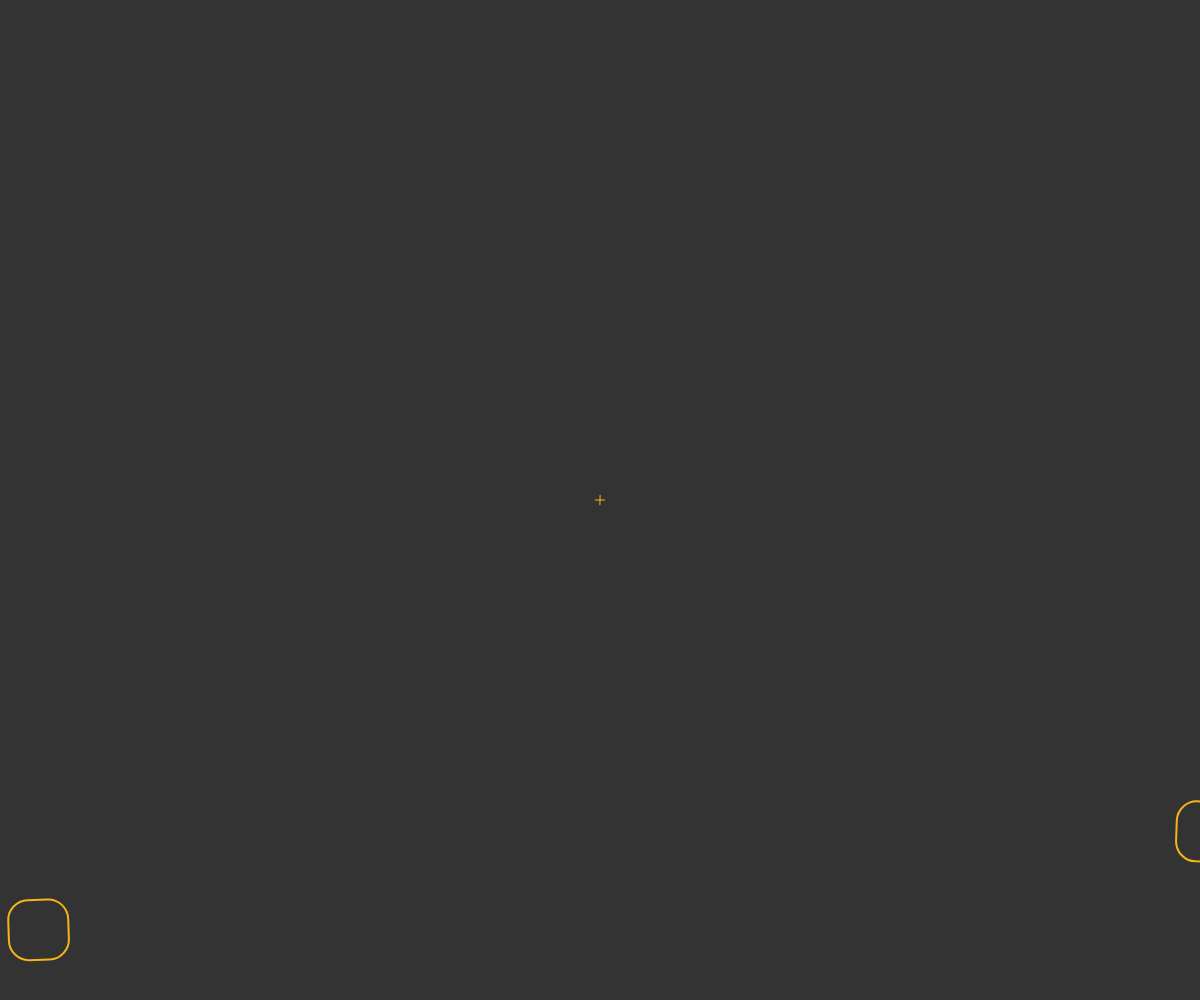
Frame 1 (no input)
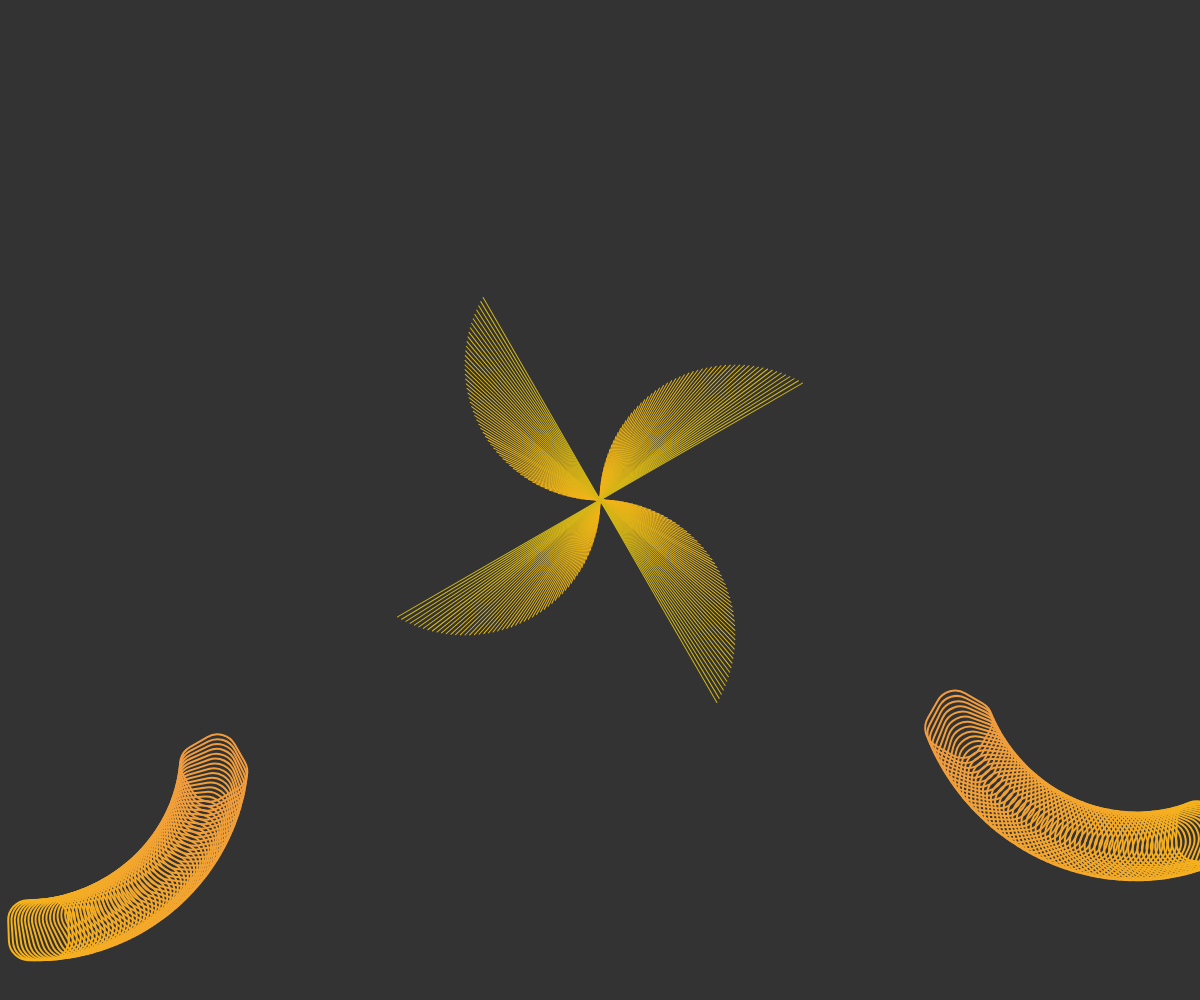
Frame 60 (no input)
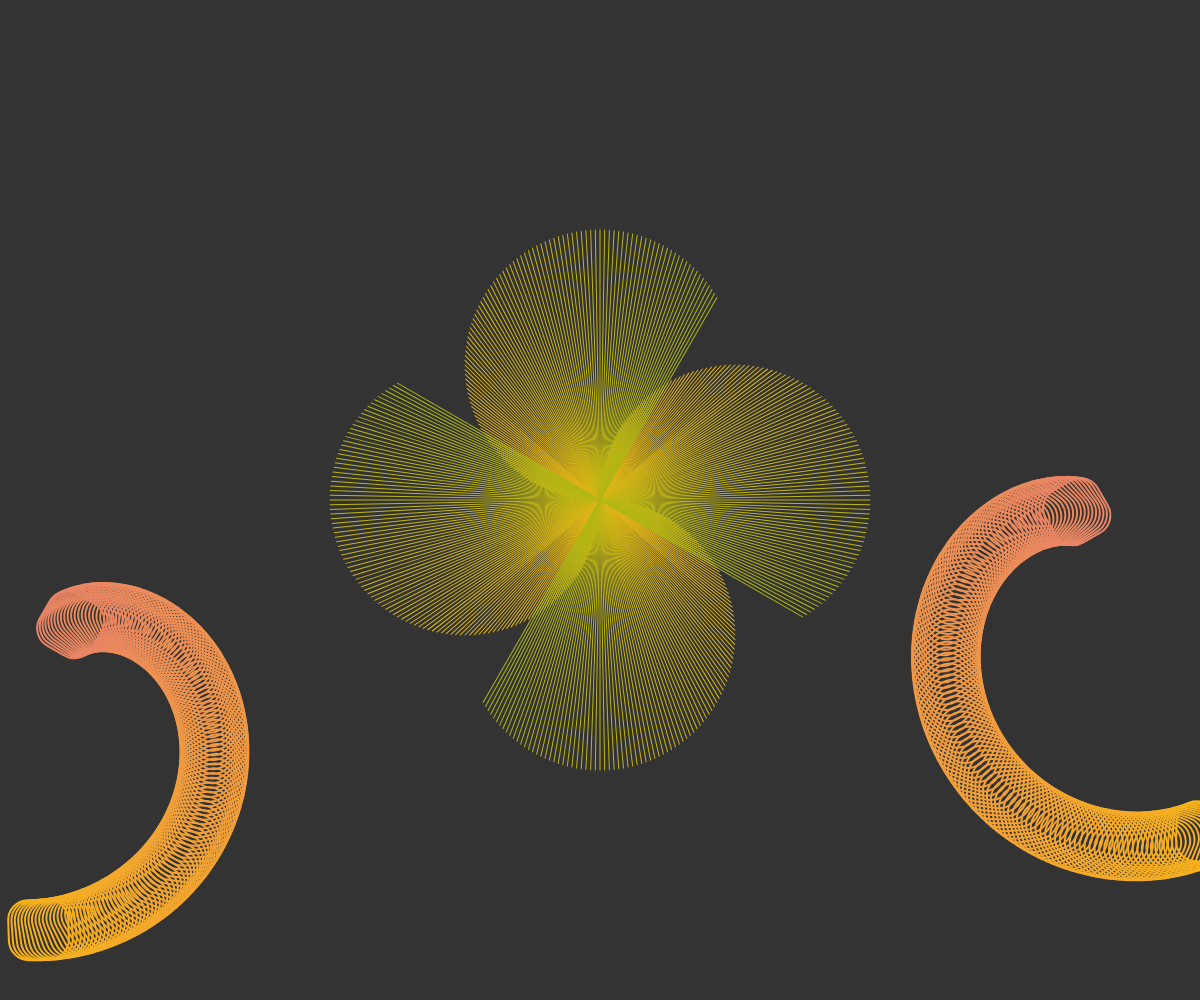
Frame 120 (the mouse pressed at the canvas centre since frame 60)

The p5.js sketch that drew these frames (run headless with seeded random() and noise() and a simulated clock; from frame 60 on, the mouse is pressed at the canvas centre):

// p5.js sketch
// ── sketch.js
function preload(){
  // put preload code here
}

function setup() {
  createCanvas(windowWidth, windowHeight);
  background(51);
  angleMode(DEGREES);
  // How many times draw() runs every second?
  frameRate(20);
}

function draw() {

  //main artwork
  push();
  translate(width/2,height/2);
  rotate(frameCount);

  var a = sin(frameCount)*270;

  stroke(lerpColor(color('#F6B319'), color('#7DB912'), frameCount/200));
  strokeWeight(1);
  noFill();

  line(0, 0, 0, a);
  line(0, 0, -a, 0);
  line(0, 0, 0, -a);
  line(0, 0, a, 0);

pop();

//cute worms
  push();
  stroke(lerpColor(color('#F6B319'), color('#D63ED8'), frameCount/300));
  strokeWeight(2);
  noFill();
  translate(-10, height-300);
  rotate(-frameCount);
  translate(-frameCount+25,0);
  rotate(-frameCount);
  translate(-10,frameCount);
  rect(sin(-frameCount)*200, cos(-frameCount)*200, 60, 60, 20);
  pop();

  push();
  stroke(lerpColor(color('#F6B319'), color('#D63ED8'), frameCount/300));
  strokeWeight(2);
  noFill();
  translate(width-10, height/2+100);
  rotate(frameCount);
  translate(frameCount,0);
  rotate(frameCount);
  translate(-10,frameCount);
  rect(sin(frameCount)*200, cos(frameCount)*200, 60, 60, 20);
  pop();

if (frameCount == 270) {
  noLoop();
  frameCount=271;
}

}
